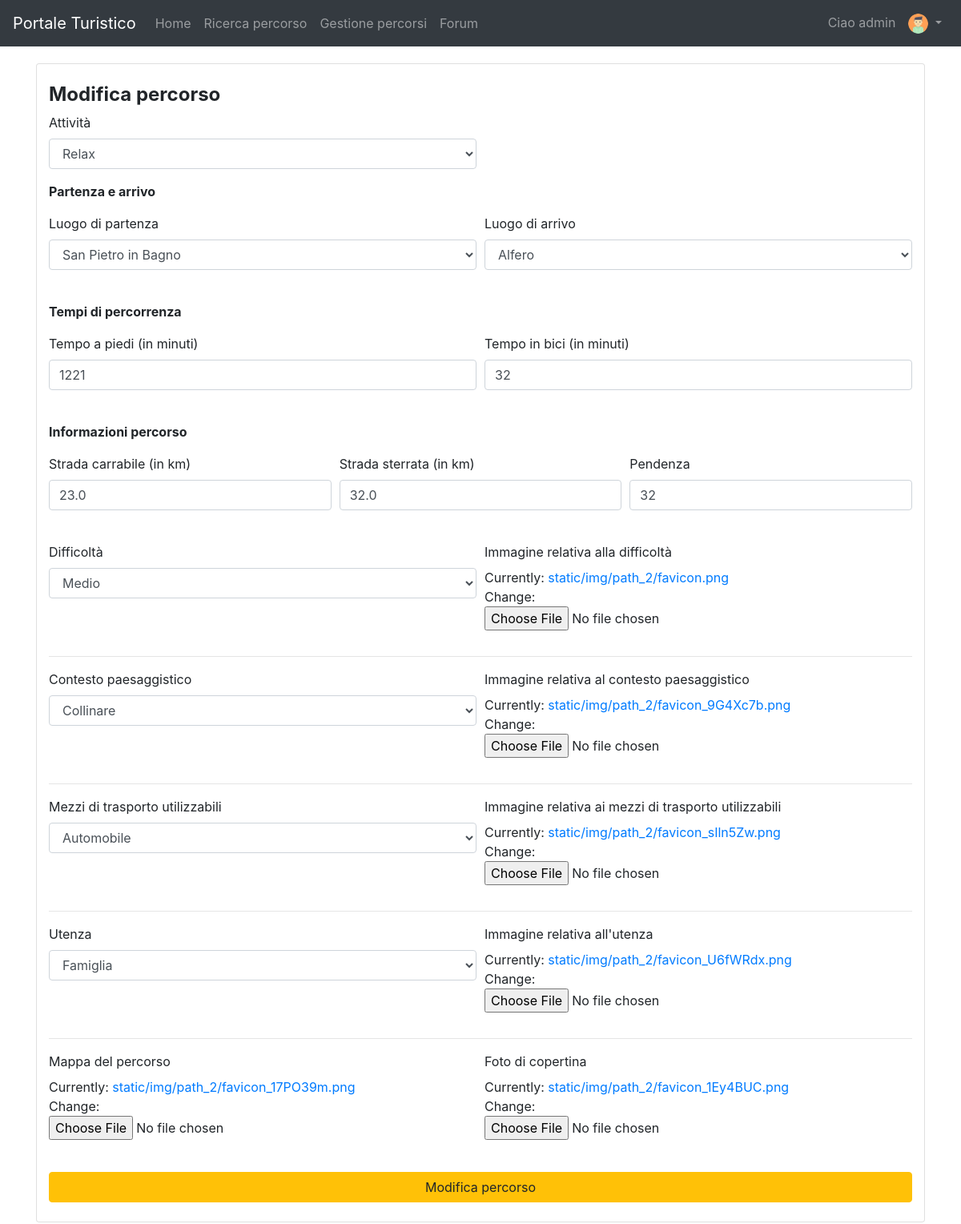
The page /path/edit/2/ (signed in) on the database as committed earlier.
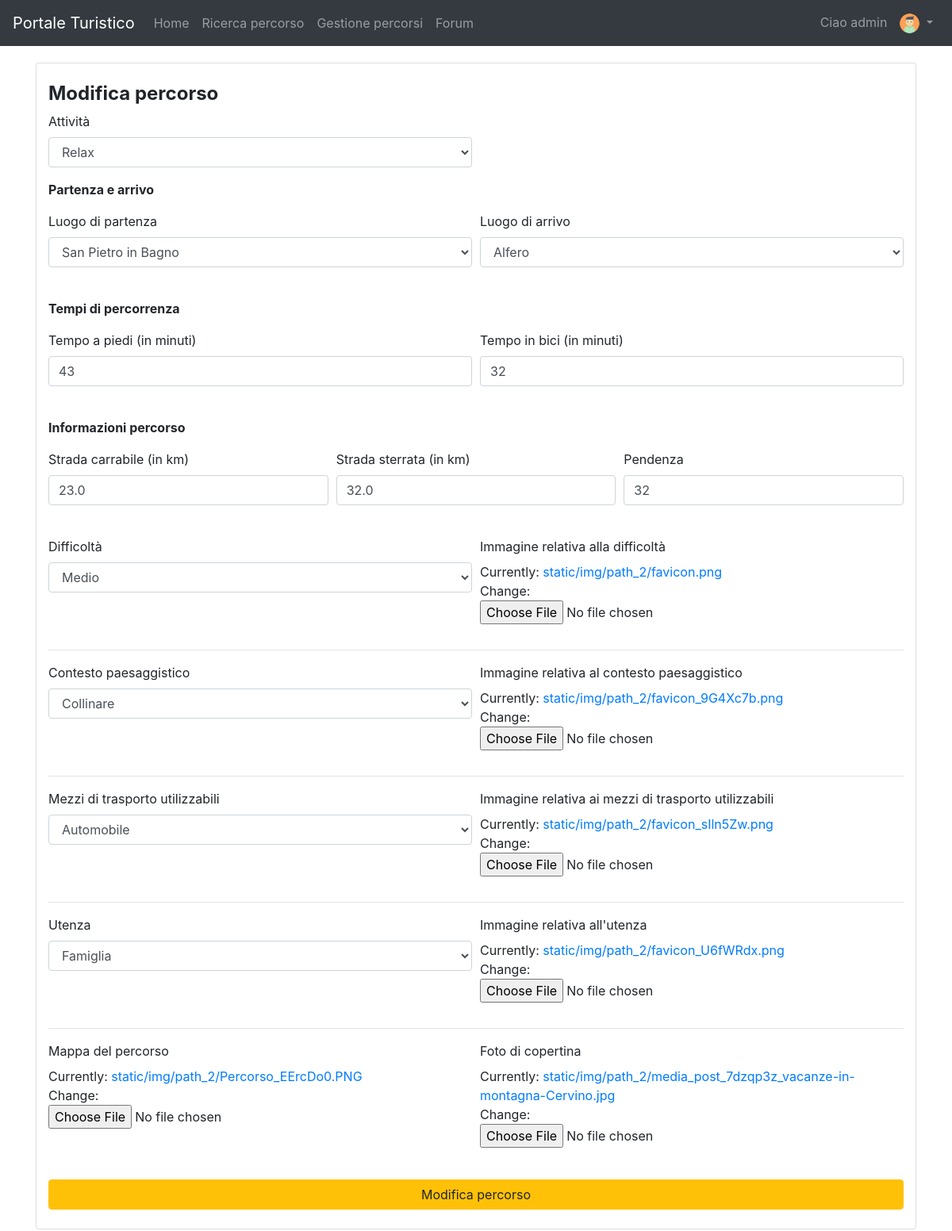
The same page on the database as committed later.
### pathManagement/models.py (models this page shows, shortened)
class Path(models.Model):
    activityChoices = (
        ('relax', 'Relax'),
        ('didattica', 'Didattica'),
        ('esplorazione', 'Esplorazione'),
        ('escursionismo', 'Escursionismo'),
    )
    locationChoices = (
        ('bagnodiromagna', 'Bagno di Romagna'),
        ('sanpietroinbagno', 'San Pietro in Bagno'),
        ('acquapartita', 'Acquapartita'),
        ('laghi', 'Laghi'),
        ('alfero', 'Alfero'),
    )
    difficultyChoices = (
        ('facile', 'Facile'),
        ('medio', 'Medio'),
        ('difficile', 'Difficile'),
    )
    contextChoices = (
        ('collinare', 'Collinare'),
        ('urbano', 'Urbano'),
        ('fluviale', 'Fluviale'),
        ('boschivo', 'Boschivo'),
        ('laghi', 'Laghi'),
    )
    transportChoices = (
        ('automobile', 'Automobile'),
        ('bicidacittà', 'Bici da città'),
        ('piedi', 'Piedi'),
        ('mountainbike', 'Mountain bike'),
    )
    audienceChoices = (
        ('famiglia', 'Famiglia'),
        ('gruppi', 'Gruppi'),
        ('coppie', 'Coppie'),
        ('mobilitàridotta', 'Mobilità ridotta'),
        ('escursionisti', 'Escursionisti'),
        ('sportivi', 'Sportivi'),
    )
    id = models.PositiveIntegerField(primary_key=True)
    activity = models.CharField(max_length=30, choices=activityChoices)
    start = models.CharField(max_length=30, choices=locationChoices)
    end = models.CharField(max_length=30, choices=locationChoices)
    gradient = models.IntegerField()
    walkTime = models.PositiveIntegerField()
    bikeTime = models.PositiveIntegerField(blank=True, default=0)
    carriageablePath = models.FloatField(blank=True, default=0, validators=[MinValueValidator(0)])
    nonCarriageablePath = models.FloatField(blank=True, default=0, validators=[MinValueValidator(0)])
    totalKilometers = models.FloatField(editable=False, blank=True, default='0')
    difficulty = models.CharField(max_length=30, choices=difficultyChoices)
    difficultyImage = models.ImageField(blank=False, upload_to=user_directory_path)
    context = MultiSelectField(choices=contextChoices)
    contextImage = models.ImageField(blank=False, upload_to=user_directory_path)
    transport = MultiSelectField(choices=transportChoices)
    transportImage = models.ImageField(blank=False, upload_to=user_directory_path)
    audience = MultiSelectField(choices=audienceChoices)
    audienceImage = models.ImageField(blank=False, upload_to=user_directory_path)
    path = models.ImageField(blank=False, upload_to=user_directory_path)
    cover = models.ImageField(blank=False, upload_to=user_directory_path)
    class Meta:
        ordering = ['id']

### pathManagement/views.py (the view, shortened to what this page needs)
# urls.py: path('edit/<int:pk>/', EditPath.as_view(), name='editPath'),
class EditPath(UpdateView):
    model = Path
    template_name = 'modifyPath.html'
    form_class = EditPathForm

### pathManagement/forms.py
class EditPathForm(ModelForm):
    class Meta:
        model = Path
        fields = '__all__'
        exclude = ['id']
        labels = label_dict

### pathManagement/templates/modifyPath.html (shortened to what the changed rows need)
{% extends 'base.html' %}
{% load crispy_forms_tags %}
{% block slideshow %}
    <div class="container py-4">
        <div class="card">
            <div class="col-md-12">
                <br>
                <form action="" method="post" enctype="multipart/form-data">
                    <div class="form-row">
                        <div class="form-group col-md-6 mb-0">
                            {{ form.activity|as_crispy_field }}
                        </div>
                    </div>
                    <div class="form-row">
                        <div class="form-group col-md-6 mb-0">
                            {{ form.start|as_crispy_field }}
                        </div>
                        <div class="form-group col-md-6 mb-0">
                            {{ form.end|as_crispy_field }}
                        </div>
                    </div>
                    <br>
                    <div class="form-row">
                        <div class="form-group col-md-6 mb-0">
                            {{ form.walkTime|as_crispy_field }}
                        </div>
                        <div class="form-group col-md-6 mb-0">
                            {{ form.bikeTime|as_crispy_field }}
                        </div>
                    </div>
                    <br>
                    <div class="form-row">
                        <div class="form-group col-md-4 mb-0">
                            {{ form.carriageablePath|as_crispy_field }}
                        </div>
                        <div class="form-group col-md-4 mb-0">
                            {{ form.nonCarriageablePath|as_crispy_field }}
                        </div>
                        <div class="form-group col-md-4 mb-0">
                            {{ form.gradient|as_crispy_field }}
                        </div>
                    </div>
                    <br/>
                    <div class="form-row">
                        <div class="form-group col-md-6 mb-0">
                            {{ form.difficulty|as_crispy_field }}
                        </div>
                        <div class="form-group col-md-6 mb-0">
                            {{ form.difficultyImage|as_crispy_field }}
                        </div>
                    </div>
                    <div class="form-row">
                        <div class="form-group col-md-6 mb-0">
                            {{ form.context|as_crispy_field }}
                        </div>
                        <div class="form-group col-md-6 mb-0">
                            {{ form.contextImage|as_crispy_field }}
                        </div>
                    </div>
                    <div class="form-row">
                        <div class="form-group col-md-6 mb-0">
                            {{ form.transport|as_crispy_field }}
                        </div>
                        <div class="form-group col-md-6 mb-0">
                            {{ form.transportImage|as_crispy_field }}
                        </div>
                    </div>
                    <div class="form-row">
                        <div class="form-group col-md-6 mb-0">
                            {{ form.audience|as_crispy_field }}
                        </div>
                        <div class="form-group col-md-6 mb-0">
                            {{ form.audienceImage|as_crispy_field }}
                        </div>
                    </div>
                    <div class="form-row">
                        <div class="form-group col-md-6 mb-0">
                            {{ form.path|as_crispy_field }}
                        </div>
                        <div class="form-group col-md-6 mb-0">
                            {{ form.cover|as_crispy_field }}
                        </div>
                    </div>
                </form>
            </div>
        </div>
    </div>
{% endblock %}

Rows that differ between the two databases and show on the page:
changed Path "Relax": walkTime "1221" → "43"
Other text that changed with them:
text no longer shown: "Mappa del percorso Currently: static/img/path_2/favicon_17PO39m.png Change: Foto di copertina Currently: static/img/path_2/favicon_1Ey4BUC.png Change:"
text now shown: "Mappa del percorso Currently: static/img/path_2/Percorso_EErcDo0.PNG Change: Foto di copertina Currently: static/img/path_2/media_post_7dzqp3z_vacanze-in-montagna-Cervino.jpg Change:"
